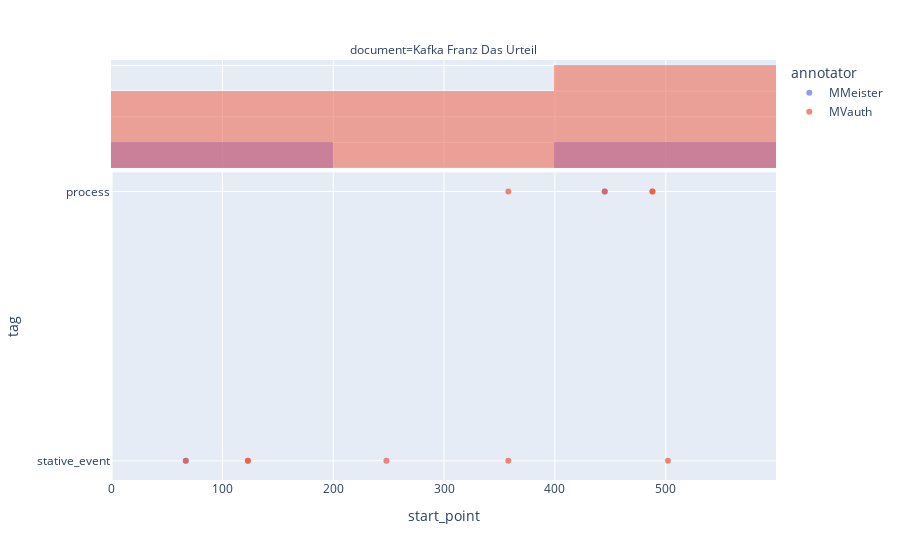

Write notebook code for a chart like this one.
### Markdown cell above
## Annotation Overview for the complete Project <a class="anchor" id="3-bullet"></a>
Using the method `plot_interactive()` the annotations of each annotation collection and each document get plotted as a single subplot.

In the demo project exists only one annotated document.

### Code cell
my_project.plot_interactive(color_col='annotator')

### Figure 1 — Plotly figure (JSON) as saved in the notebook; plotly's stock layout.template omitted (floating-point values rounded to 4 significant figures)
{"data": [{"customdata": [["<I><br>Es war an einem Sonntagvormittag im schönsten Frühjahr.<br></I>", ["no"], ["no"], ["nan"], ["nan"]], ["<I><br>verschloß ihn in spielerischer Langsamkeit<br></I>", ["no"], ["no"], ["no"], ["no"]]], "hovertemplate": "annotator=MMeister<br>document=Kafka Franz Das Urteil<br>start_point=%{x}<br>tag=%{y}<br>ANNOTATION=%{customdata[0]}<br>prop:unpredictable=%{customdata[1]}<br>prop:mental=%{customdata[2]}<br>prop:persistent=%{customdata[3]}<br>prop:intentional=%{customdata[4]}<extra></extra>", "legendgroup": "MMeister", "marker": {"color": "#636efa", "opacity": 0.7, "symbol": "circle"}, "mode": "markers", "name": "MMeister", "orientation": "v", "showlegend": true, "type": "scatter", "x": [67, 445], "xaxis": "x", "y": ["stative_event", "process"], "yaxis": "y"}, {"alignmentgroup": "True", "bingroup": "x", "hovertemplate": "annotator=MMeister<br>document=Kafka Franz Das Urteil<br>start_point=%{x}<br>count=%{y}<extra></extra>", "legendgroup": "MMeister", "marker": {"color": "#636efa"}, "name": "MMeister", "offsetgroup": "MMeister", "opacity": 0.5, "showlegend": false, "type": "histogram", "x": [67, 445], "xaxis": "x2", "yaxis": "y2"}, {"customdata": [["<I><br>Georg Bendemann, ein junger Kaufmann, saß in seinem Privatzimmer im<br>ersten Stock eines der niedrigen, leichtgebauten Häuser, die entlang des<br>Flusses in einer langen Reihe, fast nur in der Höhe<br>und Färbung unterschieden, sich hinzogen<br></I>", ["no"], ["no"], ["nan"], ["nan"]], ["<I><br>Er hatte gerade einen Brief an einen sich im Ausland<br>befindenden Jugendfreund beendet<br></I>", ["no"], ["no"], ["nan"], ["nan"]], ["<I><br>und sah dann aus dem Fenster auf den Fluß, die<br>Brücke und die Anhöhen am anderen Ufer mit ihrem schwachen<br>Grün<br></I>", ["no"], ["yes"], ["no"], ["yes"]], ["<I><br>den Ellbogen auf den Schreibtisch gestützt<br></I>", ["no"], ["no"], ["nan"], ["nan"]], ["<I><br>Es war an einem Sonntagvormittag im schönsten Frühjahr.<br></I>", ["no"], ["no"], ["nan"], ["nan"]], ["<I><br>Georg Bendemann, ein junger Kaufmann, saß in seinem Privatzimmer im<br>ersten Stock eines der niedrigen, leichtgebauten Häuser<br></I>", ["no"], ["no"], ["nan"], ["nan"]], ["<I><br>die entlang des Flusses in einer langen Reihe, fast nur<br>in der Höhe und Färbung unterschieden, sich hinzogen<br></I>", ["no"], ["no"], ["nan"], ["nan"]], ["<I><br>Er hatte gerade einen Brief an einen sich im Ausland<br>befindenden Jugendfreund beendet<br></I>", ["no"], ["no"], ["yes"], ["yes"]], ["<I><br>verschloß ihn in spielerischer Langsamkeit<br></I>", ["no"], ["no"], ["no"], ["yes"]], ["<I><br>und sah dann, den Ellbogen auf den Schreibtisch gestützt, aus<br>dem Fenster auf den Fluß, die Brücke und die Anhöhen<br>am anderen Ufer mit ihrem schwachen Grün<br></I>", ["no"], ["yes"], ["no"], ["yes"]]], "hovertemplate": "annotator=MVauth<br>document=Kafka Franz Das Urteil<br>start_point=%{x}<br>tag=%{y}<br>ANNOTATION=%{customdata[0]}<br>prop:unpredictable=%{customdata[1]}<br>prop:mental=%{customdata[2]}<br>prop:persistent=%{customdata[3]}<br>prop:intentional=%{customdata[4]}<extra></extra>", "legendgroup": "MVauth", "marker": {"color": "#EF553B", "opacity": 0.7, "symbol": "circle"}, "mode": "markers", "name": "MVauth", "orientation": "v", "showlegend": true, "type": "scatter", "x": [123, 358, 488, 502, 67, 123, 248, 358, 445, 488], "xaxis": "x", "y": ["stative_event", "stative_event", "process", "stative_event", "stative_event", "stative_event", "stative_event", "process", "process", "process"], "yaxis": "y"}, {"alignmentgroup": "True", "bingroup": "x", "hovertemplate": "annotator=MVauth<br>document=Kafka Franz Das Urteil<br>start_point=%{x}<br>count=%{y}<extra></extra>", "legendgroup": "MVauth", "marker": {"color": "#EF553B"}, "name": "MVauth", "offsetgroup": "MVauth", "opacity": 0.5, "showlegend": false, "type": "histogram", "x": [123, 358, 488, 502, 67, 123, 248, 358, 445, 488], "xaxis": "x2", "yaxis": "y2"}], "layout": {"annotations": [{"font": {}, "showarrow": false, "text": "document=Kafka Franz Das Urteil", "x": 0.5, "xanchor": "center", "xref": "paper", "y": 1, "yanchor": "bottom", "yref": "paper"}], "barmode": "overlay", "legend": {"title": {"text": "annotator"}, "tracegroupgap": 0}, "margin": {"t": 60}, "xaxis": {"anchor": "y", "domain": [0, 1], "title": {"text": "start_point"}}, "xaxis2": {"anchor": "y2", "domain": [0, 1], "matches": "x", "showgrid": true, "showticklabels": false}, "yaxis": {"anchor": "x", "domain": [0, 0.7326], "title": {"text": "tag"}}, "yaxis2": {"anchor": "x2", "domain": [0.7426, 1], "matches": "y2", "showgrid": true, "showline": false, "showticklabels": false, "ticks": ""}}}
